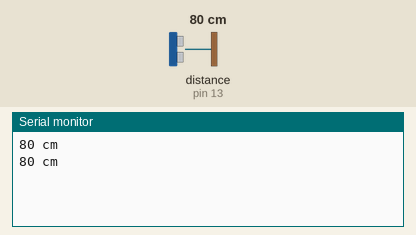
The sketch below on a simulated Arduino Uno, built with avr-gcc and run on an emulated ATmega328P. On the bench: the last lines printed to the serial monitor. Wiring (inferred from the names in the program): ultrasonic range finder: trigger pin 7; echo pin 13. Inputs (shaded band) come from the test bench; at power-on: distance to the obstacle (sensor on pin 13) 80 cm. The echo pulse lasts 58.3 µs per cm.

Above: at 1.8 s.
1.9 s: distance to the obstacle (sensor on pin 13) set to 2 cm
At 2.8 s:
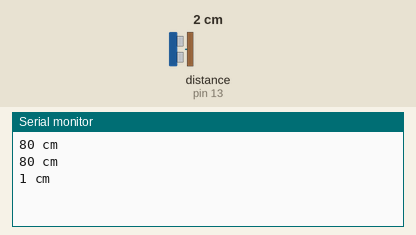
3.4 s: distance to the obstacle (sensor on pin 13) set to 4 cm
At 4.8 s:
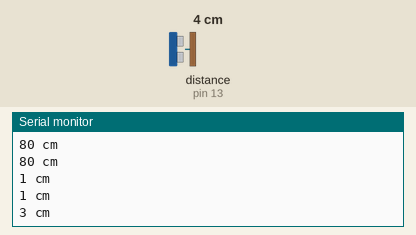
Timing chart, 0 to 6.4 s (numbered marks = the images above; inputs shaded):
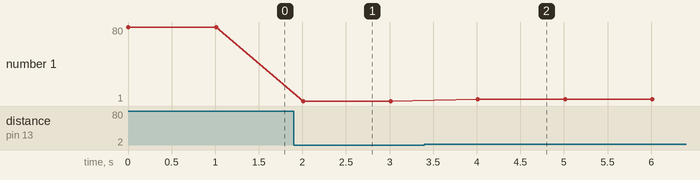

The sketch:

ultrasonik.ino
```cpp
#define trigPin 7
#define echoPin 13

void setup()
{
  Serial.begin(9600);
  pinMode(trigPin, OUTPUT);
  pinMode(echoPin, INPUT);
}

void loop()
{
  long durasi, jarak;
  digitalWrite(trigPin, LOW);
  delayMicroseconds(2);

  digitalWrite(trigPin, HIGH);
  delayMicroseconds(10);

  digitalWrite(trigPin, LOW);

  durasi = pulseIn(echoPin, HIGH);
  jarak = (durasi/2)/29;

  if(jarak){
    Serial.print(jarak);
    Serial.println(" cm");
    delay(1000);
  }
}
```

Measured:
- after the input at 1.9 s, the serial monitor: prints a new line after 0.11 s (image 1)
- after the input at 3.4 s, the serial monitor: prints a new line after 0.61 s (image 2)
- plotted number 1: 80 → 1 after the input at 1.9 s, 1 → 3 after the input at 3.4 s
